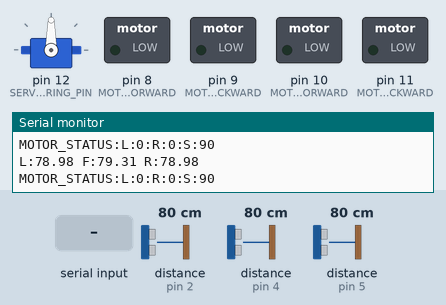
Recording of a sketch running on a simulated Arduino Uno, built with avr-gcc and run on an emulated ATmega328P. Parts: servo, switched loads named in the sketch (green lamp = pin HIGH), the last lines printed to the serial monitor. Wiring (inferred from the names in the program): 3 × ultrasonic range finder: trigger pin 3, echo pin 2 / trigger pin 6, echo pin 4 / trigger pin 7, echo pin 5. The test bench sets the inputs (shaded band); at power-on: distance to the obstacle (sensors on pin 2, pin 4, pin 5) 80 cm. The echo pulse lasts 58.3 µs per cm; pins used as bus, display or sensor lines are not drawn.

Above: at 4.2 s.
4.3 s: "SERVO:\n" received over Serial
At 5.0 s:
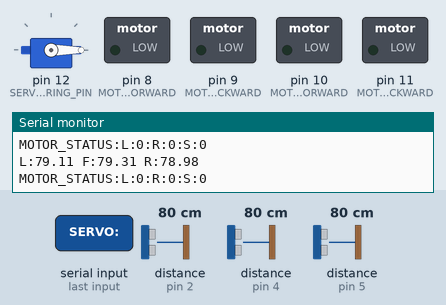
5.8 s: "SERVO:90\n" received over Serial
At 6.1 s:
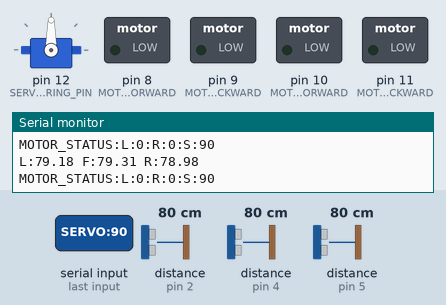
7.3 s: "SERVO::45\n" received over Serial
At 7.9 s:
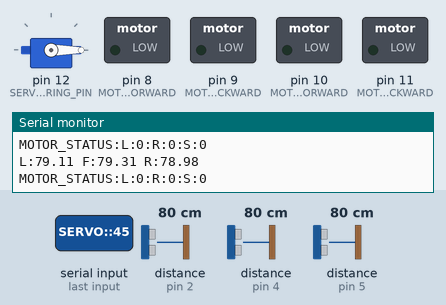
Timing chart, 0 to 10.3 s (numbered marks = the images above; inputs shaded):
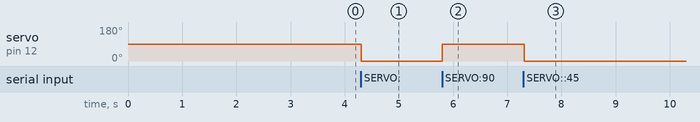

Measured:
- after the input at 4.3 s, servo on pin 12 (SERVO_STEERING_PIN): 90° → 0° at once
- after the input at 5.8 s, servo on pin 12 (SERVO_STEERING_PIN): 0° → 90° at once
- after the input at 7.3 s, servo on pin 12 (SERVO_STEERING_PIN): 90° → 0° at once

The sketch:

arduino_ultrasonic.ino
```cpp
/*
 * Arduino Code for AI-Based Autonomous Vehicle
 * Controls ultrasonic sensors and motors
 * Communicates with Raspberry Pi via serial
 */

#include <RunningAverage.h>
#include <Servo.h>

// Pin Definitions
const byte SENSOR_COUNT = 3;
const byte TRIG_PINS[SENSOR_COUNT] = {3, 7, 6};  // Front, Left, Right
const byte ECHO_PINS[SENSOR_COUNT] = {2, 5, 4};

// Motor control pins
const byte MOTOR_LEFT_FORWARD = 8;
const byte MOTOR_LEFT_BACKWARD = 9;
const byte MOTOR_RIGHT_FORWARD = 10;
const byte MOTOR_RIGHT_BACKWARD = 11;
const byte SERVO_STEERING_PIN = 12;

// Timing Constants
const unsigned long PI_SERIAL_DELAY = 3000;  // 3s for Pi serial initialization
const unsigned long SAMPLE_INTERVAL = 100;   // ms (10Hz)
const unsigned long PULSE_TIMEOUT = 25000;   // μs (4m max)

// Safety Thresholds (cm)
const int WARNING_DIST = 100;
const int CRITICAL_DIST = 40;
const int MIN_DIST = 2;

// Filtering
RunningAverage filters[SENSOR_COUNT] = {
  RunningAverage(5), RunningAverage(5), RunningAverage(5)
};

// Servo for steering
Servo steeringServo;

// Motor control variables
int leftSpeed = 0;
int rightSpeed = 0;
int steeringAngle = 90;  // 90 = straight

// Communication variables
String inputString = "";
boolean stringComplete = false;

void setup() {
  // Extended initialization for Pi
  delay(PI_SERIAL_DELAY);
  Serial.begin(115200);
  while (!Serial && millis() < 5000);  // Wait for serial

  // Initialize sensors
  for (byte i = 0; i < SENSOR_COUNT; i++) {
    pinMode(TRIG_PINS[i], OUTPUT);
    pinMode(ECHO_PINS[i], INPUT);
    digitalWrite(TRIG_PINS[i], LOW);
  }

  // Initialize motor pins
  pinMode(MOTOR_LEFT_FORWARD, OUTPUT);
  pinMode(MOTOR_LEFT_BACKWARD, OUTPUT);
  pinMode(MOTOR_RIGHT_FORWARD, OUTPUT);
  pinMode(MOTOR_RIGHT_BACKWARD, OUTPUT);

  // Initialize servo
  steeringServo.attach(SERVO_STEERING_PIN);
  steeringServo.write(90);  // Center position

  // Stop motors initially
  stopMotors();

  // Pi-friendly startup message
  Serial.println("RPI_ULTRASONIC_STARTED");
}

void loop() {
  static unsigned long lastSample = 0;

  // Handle serial communication
  if (stringComplete) {
    parseCommand(inputString);
    inputString = "";
    stringComplete = false;
  }

  // Sensor sampling
  if (millis() - lastSample >= SAMPLE_INTERVAL) {
    lastSample = millis();

    // Read ultrasonic sensors
    float leftDist = getFilteredDistance(0);
    float frontDist = getFilteredDistance(1);
    float rightDist = getFilteredDistance(2);

    // Pi-optimized output format:
    // L:distance F:distance R:distance
    Serial.print("L:");
    Serial.print(leftDist);
    Serial.print(" F:");
    Serial.print(frontDist);
    Serial.print(" R:");
    Serial.println(rightDist);

    // Send motor status
    sendMotorStatus();
  }
}

float getFilteredDistance(byte sensorIndex) {
  // Generate pulse
  digitalWrite(TRIG_PINS[sensorIndex], LOW);
  delayMicroseconds(2);
  digitalWrite(TRIG_PINS[sensorIndex], HIGH);
  delayMicroseconds(10);
  digitalWrite(TRIG_PINS[sensorIndex], LOW);

  // Read echo with timeout
  long duration = pulseIn(ECHO_PINS[sensorIndex], HIGH, PULSE_TIMEOUT);

  // Calculate and validate distance
  if (duration <= 0) return -1.0;
  float distance = duration * 0.034 / 2;
  if (distance < MIN_DIST || distance > 400) return -1.0;

  // Apply filtering
  filters[sensorIndex].addValue(distance);
  return filters[sensorIndex].getAverage();
}

void parseCommand(String command) {
  command.trim();

  // Motor command: MOTOR:L:left_speed:R:right_speed
  if (command.startsWith("MOTOR:")) {
    parseMotorCommand(command);
  }
  // Servo command: SERVO:angle
  else if (command.startsWith("SERVO:")) {
    parseServoCommand(command);
  }
  // Emergency stop
  else if (command == "EMERGENCY_STOP") {
    emergencyStop();
  }
  // Heartbeat
  else if (command == "HEARTBEAT") {
    Serial.println("HEARTBEAT");
  }
}

void parseMotorCommand(String command) {
  // Format: MOTOR:L:left_speed:R:right_speed
  int lIndex = command.indexOf("L:");
  int rIndex = command.indexOf("R:");

  if (lIndex != -1 && rIndex != -1) {
    // Extract left speed
    int lEnd = command.indexOf(":", lIndex + 2);
    if (lEnd != -1) {
      String leftStr = command.substring(lIndex + 2, lEnd);
      leftSpeed = leftStr.toInt();
    }

    // Extract right speed
    String rightStr = command.substring(rIndex + 2);
    rightSpeed = rightStr.toInt();

    // Apply motor control
    setMotorSpeeds(leftSpeed, rightSpeed);
  }
}

void parseServoCommand(String command) {
  // Format: SERVO:angle
  int colonIndex = command.indexOf(":");
  if (colonIndex != -1) {
    String angleStr = command.substring(colonIndex + 1);
    steeringAngle = angleStr.toInt();

    // Clamp angle to valid range
    steeringAngle = constrain(steeringAngle, 0, 180);

    // Apply steering
    steeringServo.write(steeringAngle);
  }
}

void setMotorSpeeds(int left, int right) {
  // Clamp speeds to valid range
  left = constrain(left, -255, 255);
  right = constrain(right, -255, 255);

  // Set left motor
  if (left > 0) {
    analogWrite(MOTOR_LEFT_FORWARD, left);
    analogWrite(MOTOR_LEFT_BACKWARD, 0);
  } else {
    analogWrite(MOTOR_LEFT_FORWARD, 0);
    analogWrite(MOTOR_LEFT_BACKWARD, -left);
  }

  // Set right motor
  if (right > 0) {
    analogWrite(MOTOR_RIGHT_FORWARD, right);
    analogWrite(MOTOR_RIGHT_BACKWARD, 0);
  } else {
    analogWrite(MOTOR_RIGHT_FORWARD, 0);
    analogWrite(MOTOR_RIGHT_BACKWARD, -right);
  }

  leftSpeed = left;
  rightSpeed = right;
}

void stopMotors() {
  analogWrite(MOTOR_LEFT_FORWARD, 0);
  analogWrite(MOTOR_LEFT_BACKWARD, 0);
  analogWrite(MOTOR_RIGHT_FORWARD, 0);
  analogWrite(MOTOR_RIGHT_BACKWARD, 0);

  leftSpeed = 0;
  rightSpeed = 0;
}

void emergencyStop() {
  stopMotors();
  steeringServo.write(90);  // Center steering

  Serial.println("EMERGENCY_STOP_ACTIVATED");
}

void sendMotorStatus() {
  // Send current motor and servo status
  Serial.print("MOTOR_STATUS:L:");
  Serial.print(leftSpeed);
  Serial.print(":R:");
  Serial.print(rightSpeed);
  Serial.print(":S:");
  Serial.println(steeringAngle);
}

void serialEvent() {
  while (Serial.available()) {
    char inChar = (char)Serial.read();
    inputString += inChar;
    if (inChar == '\n') {
      stringComplete = true;
    }
  }
} 
```
